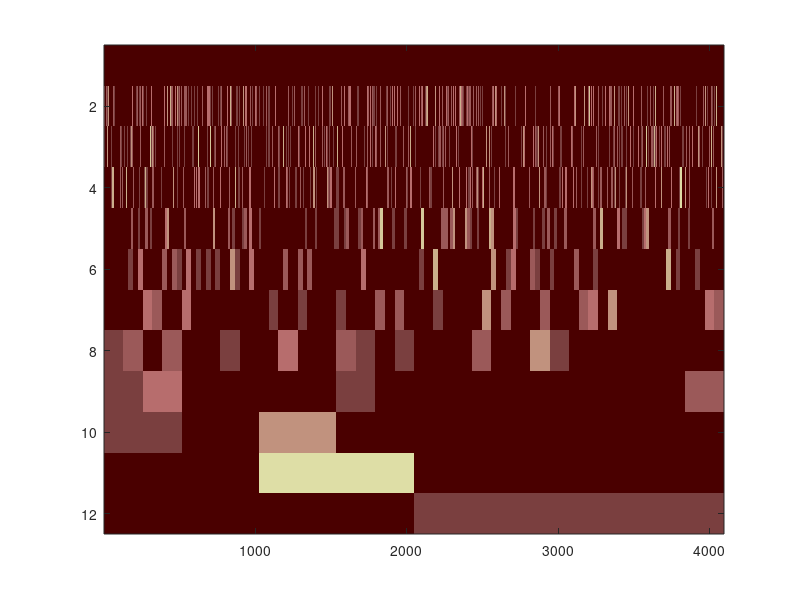

Write MATLAB code to recreate this figure.
function plotSin()
load('noiseWithSinusoid.mat');
val=signal_with_sinusoid;
len=length(val)/2;
mat=zeros(1,length(val));
iter=1;
while len>1
    diff=zeros(1,len);
    smooth=zeros(1,len);
    for i=1:len
        diff(i)=(val(2*i-1)-val(2*i))/sqrt(2);
        smooth(i)=(val(2*i-1)+val(2*i))/sqrt(2);
    end
    mat=[mat;kron(diff,ones(1,2^iter))];
    val=smooth;
    len=round(len/2);
    iter=iter+1;
end
colormap(pink(12));
image(mat);
saveas(gcf,'Sin.jpg')
end